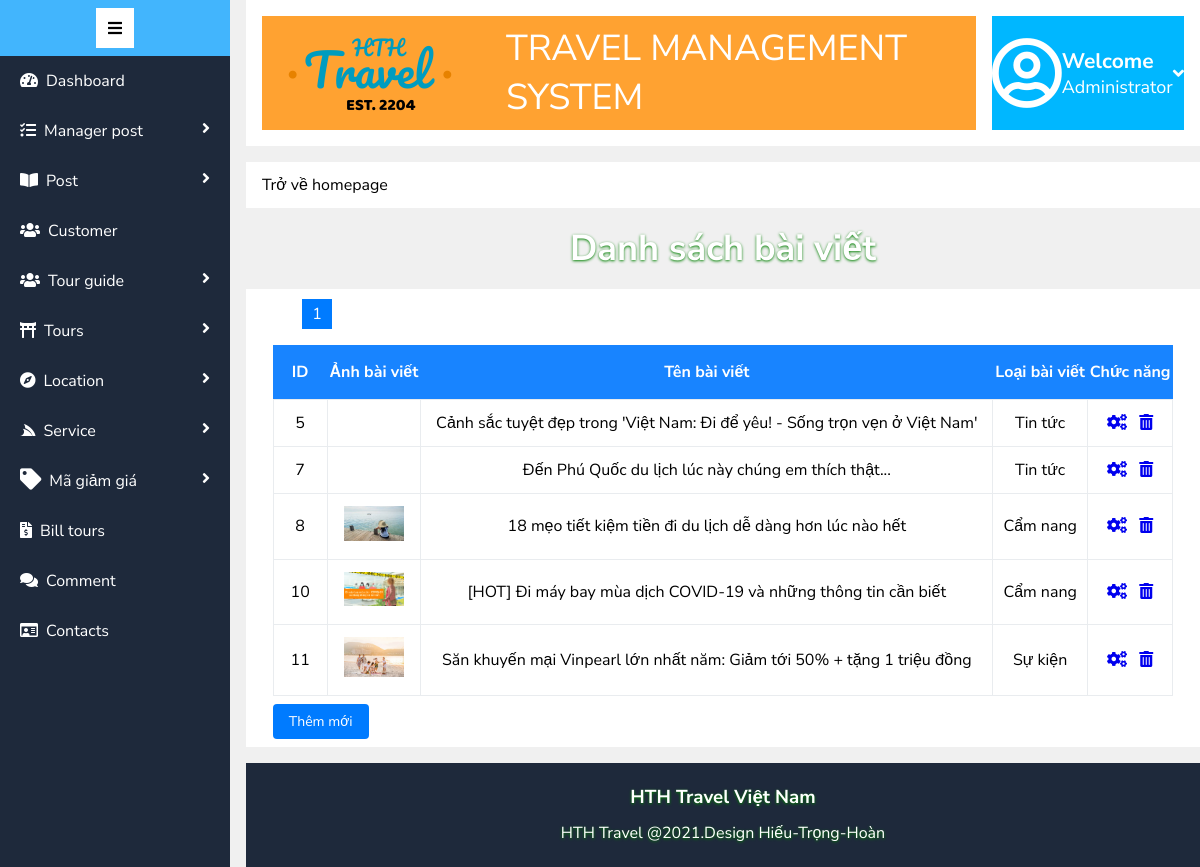
The app's page /admin/post/list_post.php with its own data.
### tables this page shows
CREATE TABLE `post` (
  `id_post` int(11) NOT NULL COMMENT 'mã bài viết',
  `short_description_post` varchar(255) NOT NULL,
  `image_post` varchar(255) NOT NULL COMMENT 'ảnh bài viết',
  `name_post` varchar(255) NOT NULL COMMENT 'tên bài viết',
  `description_post` varchar(20000) NOT NULL COMMENT 'mô tả bài viết',
  `id_cate_post` int(11) NOT NULL COMMENT 'mã loại bài viết'
);

CREATE TABLE `cate_post` (
  `id_cate_post` int(11) NOT NULL COMMENT 'mã loại bài',
  `name_cate_post` varchar(255) NOT NULL COMMENT 'tên loại bài'
);

### admin/post/list_post.php (the view, shortened to what this page needs)
<!DOCTYPE html>
<html lang="en">
<head>
    <link rel="stylesheet" href="/duan1/asset/fonts/fontawesome-free-5.15.3-web/css/all.min.css">
    <link rel="stylesheet" href="/duan1/asset/css/css_admin/main.css">
</head>
<body>
    <div class="container">
        <div class="row">
            <div class="left">
                <?php require_once './../sidebar.php'; ?>
            </div>
            <div class="right">
                <?php require_once './../header.php'; ?>
                <div class="right-heading">
                    <h2>Danh sách bài viết</h2>
                </div>
                <div class="right_body">
                    <table class="table">
                        <thead class="thead">
                            <tr>
                                <th>ID</th>
                                <th>Ảnh bài viết</th>
                                <th>Tên bài viết</th>
                                <th>Loại bài viết</th>
                                <th colspan="2">Chức năng</th>
                            </tr>
                        </thead>
                        <tbody class="tbody">
                            <?php
                            require_once './../connect_list.php';
                            $results_per_page = 5;
                            $query = "select *from post";
                            $result = mysqli_query($conn, $query);
                            $number_of_result = mysqli_num_rows($result);
                            $number_of_page = ceil($number_of_result / $results_per_page);
                            if (!isset($_GET['page'])) {
                                $page = 1;
                            } else {
                                $page = $_GET['page'];
                            }
                            $page_first_result = ($page - 1) * $results_per_page;
                            $query = "SELECT *FROM post inner join cate_post on post.id_cate_post = cate_post.id_cate_post LIMIT " . $page_first_result . ',' . $results_per_page;
                            $result = mysqli_query($conn, $query);
                            while ($row = mysqli_fetch_array($result)) { ?>
                                <tr>
                                    <td><?= $row['id_post'] ?></td>
                                    <td><img width="60px" src="./../../asset/img/<?= $row['image_post'] ?>" alt=""></td>
                                    <td><?= $row['name_post'] ?></td>
                                    <td><?= $row['name_cate_post'] ?> </td>
                                    <td>
                                        <a href="/duan1/admin/post/update_post.php?id_post=<?= $row['id_post'] ?>"><i class="mr-8 fas fa-cogs"></i></a>
                                        <a href="/duan1/admin/post/delete_post.php?id_post=<?= $row['id_post'] ?>" onclick="return confirm('Bạn muốn xóa bài viết này!');"><i class="fas fa-trash-alt"></i></a>
                                    </td>
                                </tr>
                            <?php } ?>
                            <div style="width: 100%; padding: 2px 40px 8px;">
                                <?php for ($page = 1; $page <= $number_of_page; $page++) {
                                    echo '<a style="text-decoration: none;
                                    width: 30px;
                                    text-align: center;
                                    line-height: 30px;
                                    display: inline-block;
                                    margin: 0px 8px;
                                    background-color: #007bff;
                                    color: white;" href = "list_post.php?page=' . $page . '">' . $page . ' </a>';
                                }
                                ?>
                            </div>
                        </tbody>
                    </table>
                    <div class="form_group-list">
                        <a href="/duan1/admin/post/add_post.php" class="btn">Thêm mới</a>
                    </div>
                </div>
                <?php require_once './../footer.php'; ?>
            </div>
        </div>
    </div>
</body>
</html>

### admin/sidebar.php (shortened to what this page needs)
<!DOCTYPE html>
<html lang="en">
<head>
</head>
<body>
    <div class="left_menu">
        <i class="icon_menu fas fa-bars"></i>
    </div>
    <div class="left_body">
        <ul class="left_list">
            <li class="left_item"><a class="left_link" href="/duan1/admin/index.php"><i class="mr-8 fas fa-tachometer-alt"></i>Dashboard</a></li>
            <li class="left_item"><a class="left_link" href="#"><i class="mr-8 fas fa-tasks"></i>Manager post<i class="fl-right fas fa-angle-right"></i></a>
            </li>
            <li class="left_item"><a class="left_link" href="#"><i class="mr-8 fas fa-book-open"></i>Post<i class="fl-right fas fa-angle-right"></i></a>
            </li>
            <li class="left_item"><a class="left_link" href="/duan1/admin/customer/list_customer.php"><i class="mr-8 fas fa-users"></i>Customer</a></i></li>
            <li class="left_item"><a class="left_link" href="#"><i class="mr-8 fas fa-users"></i>Tour guide<i class="fl-right fas fa-angle-right"></i></a>
            </li>
            <li class="left_item"><a class="left_link" href="#"><i class="mr-8 fas fa-torii-gate"></i>Tours<i class="fl-right fas fa-angle-right"></i></a>
            </li>
            <li class="left_item"><a class="left_link" href="#"><i class="mr-8 fas fa-compass"></i>Location<i class="fl-right fas fa-angle-right"></i></a>
            </li>
            <li class="left_item"><a class="left_link" href="#"><i class="mr-8 fab fa-servicestack"></i>Service<i class="fl-right fas fa-angle-right"></i></a>
            </li>
            <li class="left_item"><a class="left_link" href="#"><i class="mr-8 fab fa fa-tag fa-lg"></i></i>Mã giảm giá<i class="fl-right fas fa-angle-right"></i></a>
            </li>
            <li class="left_item"><a class="left_link" href="/duan1/admin/bill_tour/list_bill_tour.php"><i class="mr-8 fas fa-file-invoice-dollar"></i>Bill tours</a></li>
            <li class="left_item"><a class="left_link" href="/duan1/admin/comment/list_comment.php"><i style="padding-right: 8px;" class="fas fa-comments"></i>Comment</a></li>
            <li class="left_item"><a class="left_link" href="/duan1/admin/contacts/list_contacts.php"><i style="padding-right: 8px;" class="far fa-id-card"></i>Contacts</a></li>
        </ul>
    </div>
</body>
</html>

### admin/header.php (shortened to what this page needs)
<!DOCTYPE html>
<html lang="en">
<head>
</head>
<body>
    <div class="right_header">
        <div class="header-bgr">
            <img src="/duan1/asset/img/logohthtravel.png" alt="" class="header-img">
            <p class="header-heading">
                TRAVEL MANAGEMENT SYSTEM
            </p>
        </div>
        <label for="account" class="header-name">
            <i class="far fa-user-circle" style="font-size: 72px;"></i>
            <div>
                <h3>Welcome</h3>
                <p>Administrator</p>
            </div>
            <i class="fas fa-angle-down"></i>
        </label>
    </div>
    <div class="right_nav">
        <a href="/duan1/index.php" style="text-decoration: none;color:#000" class="nav_title">Trở về homepage</a>
    </div>
</body>
</html>

### admin/footer.php (shortened to what this page needs)
<!DOCTYPE html>
<html lang="en">
<head>
</head>
<body>
    <div class="right_footer">
        <h3>HTH Travel Việt Nam</h3>
        <P>HTH Travel @2021.Design Hiếu-Trọng-Hoàn</P>
    </div>
</body>
</html>

### asset/css/css_admin/main.css (style rules this page uses)
* { margin: 0; padding: 0; }
.container { width: 100%; height: auto; margin: 0; padding: 0; background-color: rgb(240, 240, 240); }
.row { width: 100%; position: relative; display: flex; column-gap: 16px; }
.left { width: 230px; position: fixed; z-index: 10; top: 0; left: 0; bottom: 0; background-color: #1e293b; }
.left_menu { padding: 8px; background-color: rgb(66, 181, 253); text-align: center; }
.icon_menu { padding: 12px; background-color: white; }
.left_item { padding: 14px 20px; position: relative; }
.left_item::after { content: ""; background-color: transparent; width: 4px; height: 50px; position: absolute; top: 0; left: 99%; transition: all 0.1s; }
.left_link { text-decoration: none; color: white; }
.right { width: calc(100% - 230px - 16px); min-height: 760px; display: flex; flex-direction: column; row-gap: 16px; position: relative; margin-left: 246px; }
.right_header { background-color: white; padding: 16px; display: flex; flex-direction: row; }
.header-bgr { padding: 8px; background-color: rgb(255, 162, 49); display: flex; align-items: center; margin-right: 16px; }
.header-heading { display: inline-block; font-size: 36px; padding: 0 36px; color: white; align-items: center; }
.header-name { flex: 1; background-color: rgb(0, 183, 255); color: white; display: flex; align-items: center; justify-content: space-around; font-size: 18px; cursor: pointer; position: relative; }
.right_nav { background-color: white; color: rgb(0, 183, 255); padding: 12px 16px; }
.right-heading { color: white; text-align: center; font-size: 24px; text-shadow: 0px 1px 3px green; }
.right_body { width: 100%; padding: 8px; background-color: white; display: flex; flex-wrap: wrap; column-gap: 16px; box-sizing: border-box; }
.right_footer { color: white; padding: 16px; background-color: #1e293b; line-height: 36px; text-align: center; text-shadow: 0px 1px 3px green; bottom: 0; right: 16px; left: 0; }
.mr-8 { margin-right: 8px; }
.fl-right { float: right; }
.btn { padding: 8px 16px; border-radius: 4px; background-color: #007bff; border: none; color: white; cursor: pointer; display: inline-block; text-decoration: none; font-size: 14px; }
.form_group-list { width: 96%; margin: 8px auto 0px; }
.table { width: 96%; margin: 0 auto; margin-top: 8px; }
.thead { background-color: grey; }
th { padding: 16px 0px; background-color: rgb(24, 132, 255); color: white; }
.tbody { background-color: antiquewhite; text-align: center; }
td { padding: 12px 0px; min-width: 50px; }
td { border: 1px solid #e9ecef; }
table { border-collapse: collapse; width: 100%; }
table tr:nth-child(odd) { background-color: #fff; }
table tr:nth-child(even) { background-color: white; }

### admin/sidebar.php (style rules this page uses)
body { font-family: 'Nunito Sans', sans-serif; }

### admin/header.php (style rules this page uses)
body { font-family: 'Nunito Sans', sans-serif; }

### records on screen
post: id_post "5", name_post "Cảnh sắc tuyệt đẹp trong 'Việt Nam: Đi để yêu! - Sống trọn vẹn ở Việt Nam'", id_cate_post.name_cate_post "Tin tức"
post: id_post "7", name_post "Đến Phú Quốc du lịch lúc này chúng em thích thật...", id_cate_post.name_cate_post "Tin tức"
post: id_post "8", image_post (picture), name_post "18 mẹo tiết kiệm tiền đi du lịch dễ dàng hơn lúc nào hết", id_cate_post.name_cate_post "Cẩm nang"
post: id_post "10", image_post (picture), name_post "[HOT] Đi máy bay mùa dịch COVID-19 và những thông tin cần biết", id_cate_post.name_cate_post "Cẩm nang"
post: id_post "11", image_post (picture), name_post "Săn khuyến mại Vinpearl lớn nhất năm: Giảm tới 50% + tặng 1 triệu đồng", id_cate_post.name_cate_post "Sự kiện"
